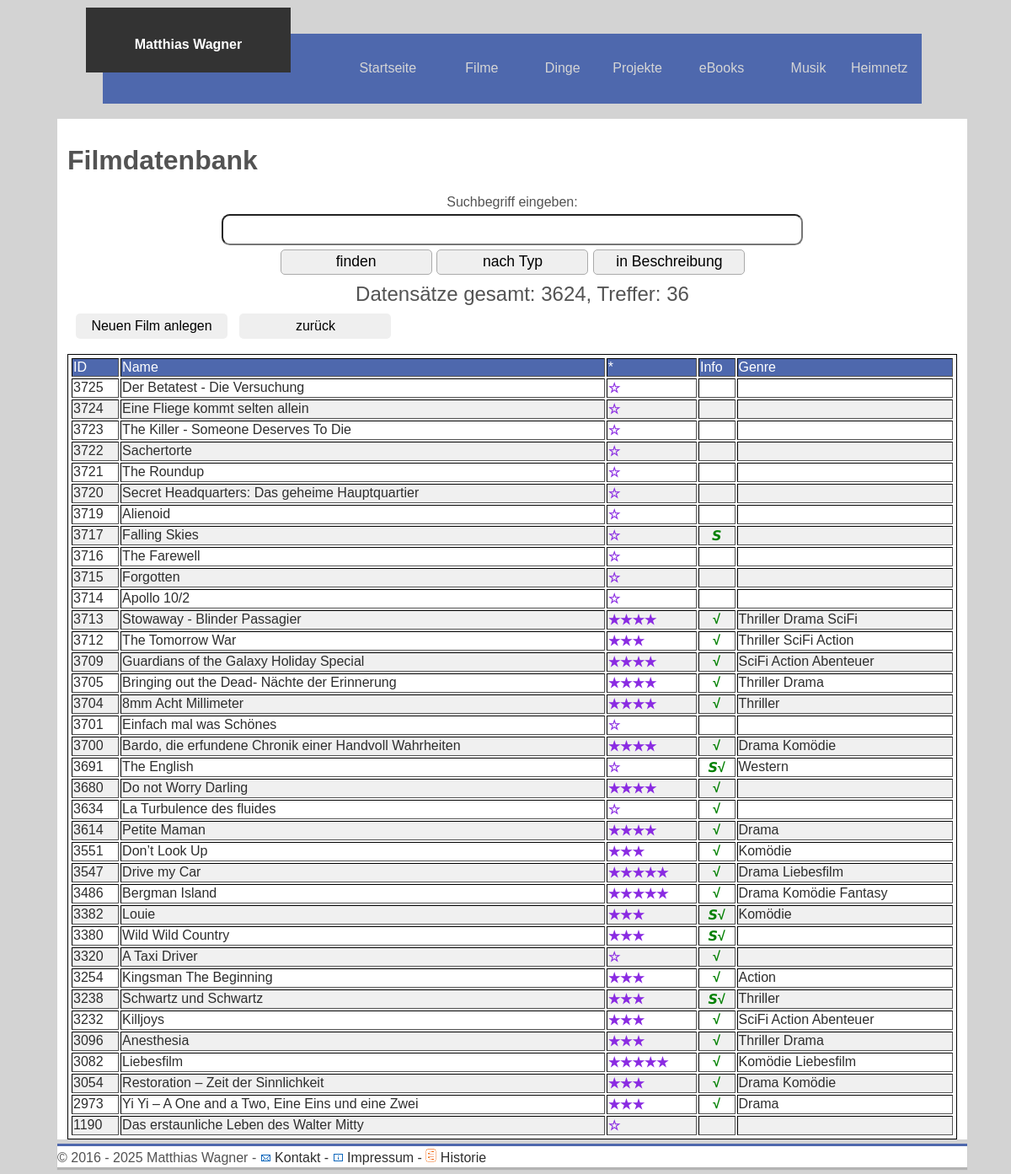
The app's page /filme/film_suchen_in.php?i=6 with its own data.
### tables this page shows
CREATE TABLE `filme` (
  `id` int(8) NOT NULL AUTO_INCREMENT,
  `dateiname` varchar(255) NOT NULL,
  `pfad` varchar(255) NOT NULL,
  `typ` varchar(8) DEFAULT NULL,
  `name` varchar(255) NOT NULL,
  `lesezeichen` varchar(1) NOT NULL,
  `filmwunsch` varchar(1) NOT NULL,
  `jahr` varchar(4) NOT NULL,
  `genre` varchar(255) NOT NULL,
  `bemerkung` text NOT NULL,
  `beschreibung` text NOT NULL,
  `empfehlung` varchar(1) NOT NULL,
  `bewertung` varchar(10) NOT NULL,
  `serie` varchar(1) NOT NULL,
  PRIMARY KEY (`id`)
);

### filme/film_suchen_in.php (the view, shortened to what this page needs)
<!doctype html>
<html lang=de>
<head>
  <link rel='stylesheet' href='../formate.css' type='text/css'>
</head>
<body>
<header>
  <?php
  include "header.php";
  ?>
</header>
<main>
  <h1>Filmdatenbank</h1>
<center>Suchbegriff eingeben:</center>
<center>
 <div id = "suche">
 <form method='post' action="film_suchen_in.php?i=3">
   <input id='suche' name='suche' value='<?php echo $_POST['suche'];?>'>
   <br style="clear:both;">
   <button id = "buttons_suche">finden</button>
   <input id = "buttons_suche" type="Submit" name="" formaction="film_suchen_in.php?i=1" value="nach Typ">
   <input id = "buttons_suche" type="Submit" name="" formaction="film_suchen_in.php?i=2" value="in Beschreibung">
   </center>
 <br><br>
 <form method='post' action="film_formular.php">
     <input id = "buttons_film" type="Submit" name="" value="Neuen Film anlegen">
     <input id = "buttons_film" type="Submit" formaction="filme.php" name="" value="zurück">
 </form>
<?php
	include "verbinden.php";
	$z=$_GET['i'];
if ($z == 8) {
  $erg = $mysqli->query("SELECT * FROM filme order by bewertung DESC LIMIT 100")
	or die($mysqli->error);
  }
  elseif ($z == 4) {
    $erg = $mysqli->query("SELECT * FROM filme order by id DESC")
  	or die($mysqli->error);
  }
    elseif ($z == 1) {
      $erg = $mysqli->query("SELECT * FROM filme order by bewertung DESC")
    	or die($mysqli->error);
    }
      elseif ($z == 9) {
        $erg = $mysqli->query("SELECT * FROM filme ORDER BY bewertung DESC")
      	or die($mysqli->error);
      }
      elseif ($z == 7) {
        $erg = $mysqli->query("SELECT * FROM filme order by id DESC LIMIT 200")
      	or die($mysqli->error);
      }
  else {
    $erg = $mysqli->query("SELECT * FROM filme order by id DESC")
  	or die($mysqli->error);
  }
echo 	'<br>';
echo 	'<table class="privat" border="1">';
echo 	'<thead><tr><td>ID</td><td>Name</td><td>*</td><td>Info</td><td>Genre</td></tr></thead>';
echo	'<tbody>';
while ($zeile = $erg->fetch_object()) {
if ($z == 6) {
	if ($zeile->filmwunsch=="1") {
		$id=$zeile->id;
		$name=$zeile->name;
		$pfad=$zeile->pfad;
		$bewertung=$zeile->bewertung;
		$genre=$zeile->genre;
		$beschreibung=$zeile->beschreibung;
		if (strlen($zeile->beschreibung)>3) $beschreibung="√";
    if($zeile->serie=="1") $beschreibung="𝙎".$beschreibung;
		$treffer++;
		ausgabe($id, $name, $pfad, $bewertung, $genre, $beschreibung);
	 }
 }
}
echo'</tbody>';
echo'</table>';
echo '<div id = "treffer" >';
if ($erg->num_rows) {
  echo "<center>";
  echo "Datensätze gesamt: ".$erg->num_rows;
	echo ", Treffer: ".$treffer;
  echo "</center>";
}
echo '</div>';
function ausgabe($id, $name, $pfad, $bewertung, $genre, $beschreibung)
{
		switch ($bewertung) {
			case '3':
				$sterne='★★★';
				break;
			case '4':
				$sterne='★★★★';
				break;
			case '5':
				$sterne='★★★★★';
				break;
			default:
				$sterne='☆';
		}
		echo '<tr class="privat">';
		echo '<td><a href=film_formular.php?ID='.$id.'>' . $id . '</a></td>';
		echo '<td><a href=film_formular.php?ID='.$id.'>'. $name . '</a></td>';
		echo '<td style="text-align: left; font-weight: bold; color:blueviolet">' . $sterne . '</a></td>';
		echo '<td style="text-align: center; font-weight: bold; color:green">' . $beschreibung . '</td>';
		echo '<td><a href=privat.html>' . $genre . '</a></td>';
		echo '</tr>';
		}
?>
</main>
</body>
</html>
<?php
include "footer.php";
?>

### formate.css (style rules this page uses)
body { width: 100%; font-size: 1.0em; color: #535353; background-color: lightgrey; font-family: Arial, Helvetica, sans-serif; text-decoration: none; }
#suche { padding: 5px; width: 80%; border-radius: 0.5em; font-size: 1.1em; transition: width 0.5s ease-in-out; margin-bottom: 5px; }
#buttons_suche { margin-left: 1px; width: 180px; height: 30px; font-size: 1.0em; border: 1px solid #aaa; border-radius: 5px; display: inline; }
#buttons_film { margin-left: 10px; width: 180px; height: 30px; font-size: 100%; border: 1px; border-radius: 5px; display: inline; }
#treffer { position: absolute; font-size: 150%; top: 335px; width: 80%; height: 30px; margin-left: 5%; }
a { text-decoration: none; color: #2E2E2E; }
header { width: 90%; margin: auto; margin-top: 40px; }
main { width: 88%; margin: auto; margin-top: 55px; background: white; padding-top: 10px; padding-left: 1%; padding-right: 1%; }
.privat { border: 1px black solid; padding: 2px 2px 2px 2px; width: 100%; }
main thead { background: #4E68AD; color: white; }
.privat tbody tr:nth-child(even) { background-color: #F0F0F0; }

### records on screen
filme: id "3725", name "Der Betatest - Die Versuchung", bewertung "☆"
filme: id "3724", name "Eine Fliege kommt selten allein", bewertung "☆"
filme: id "3723", name "The Killer - Someone Deserves To Die", bewertung "☆"
filme: id "3722", name "Sachertorte", bewertung "☆"
filme: id "3721", name "The Roundup", bewertung "☆"
filme: id "3720", name "Secret Headquarters: Das geheime Hauptquartier", bewertung "☆"
filme: id "3719", name "Alienoid", bewertung "☆"
filme: id "3717", name "Falling Skies", pfad "☆", beschreibung "𝙎"
filme: id "3716", name "The Farewell", bewertung "☆"
filme: id "3715", name "Forgotten", bewertung "☆"
filme: id "3714", name "Apollo 10/2", bewertung "☆"
filme: id "3713", name "Stowaway - Blinder Passagier", bewertung "★★★★", beschreibung "√", genre "Thriller Drama SciFi"
filme: id "3712", name "The Tomorrow War", bewertung "★★★", beschreibung "√", genre "Thriller SciFi Action"
filme: id "3709", name "Guardians of the Galaxy Holiday Special", bewertung "★★★★", beschreibung "√", genre "SciFi Action Abenteuer"
filme: id "3705", name "Bringing out the Dead- Nächte der Erinnerung", bewertung "★★★★", beschreibung "√", genre "Thriller Drama"
filme: id "3704", name "8mm Acht Millimeter", bewertung "★★★★", beschreibung "√", genre "Thriller"
filme: id "3701", name "Einfach mal was Schönes", bewertung "☆"
filme: id "3700", name "Bardo, die erfundene Chronik einer Handvoll Wahrheiten", bewertung "★★★★", beschreibung "√", genre "Drama Komödie"
filme: id "3691", name "The English", bewertung "☆", beschreibung "𝙎√", genre "Western"
filme: id "3680", name "Do not Worry Darling", bewertung "★★★★", beschreibung "√"
filme: id "3634", name "La Turbulence des fluides", bewertung "☆", beschreibung "√"
filme: id "3614", name "Petite Maman", bewertung "★★★★", beschreibung "√", genre "Drama"
filme: id "3551", name "Don’t Look Up", bewertung "★★★", beschreibung "√", genre "Komödie"
filme: id "3547", name "Drive my Car", bewertung "★★★★★", beschreibung "√", genre "Drama Liebesfilm"
filme: id "3486", name "Bergman Island", bewertung "★★★★★", beschreibung "√", genre "Drama Komödie Fantasy"
filme: id "3382", name "Louie", bewertung "★★★", beschreibung "𝙎√", genre "Komödie"
filme: id "3380", name "Wild Wild Country", bewertung "★★★", beschreibung "𝙎√"
filme: id "3320", name "A Taxi Driver", bewertung "☆", beschreibung "√"
filme: id "3254", name "Kingsman The Beginning", bewertung "★★★", beschreibung "√", genre "Action"
filme: id "3238", name "Schwartz und Schwartz", bewertung "★★★", beschreibung "𝙎√", genre "Thriller"
filme: id "3232", name "Killjoys", bewertung "★★★", beschreibung "√", genre "SciFi Action Abenteuer"
filme: id "3096", name "Anesthesia", bewertung "★★★", beschreibung "√", genre "Thriller Drama"
filme: id "3082", name "Liebesfilm", bewertung "★★★★★", beschreibung "√", genre "Komödie Liebesfilm"
filme: id "3054", name "Restoration – Zeit der Sinnlichkeit", bewertung "★★★", beschreibung "√", genre "Drama Komödie"
filme: id "2973", name "Yi Yi – A One and a Two, Eine Eins und eine Zwei", bewertung "★★★", beschreibung "√", genre "Drama"
filme: id "1190", name "Das erstaunliche Leben des Walter Mitty", bewertung "☆"

### other values on screen
$erg->num_rows "3624"
$treffer "36"
